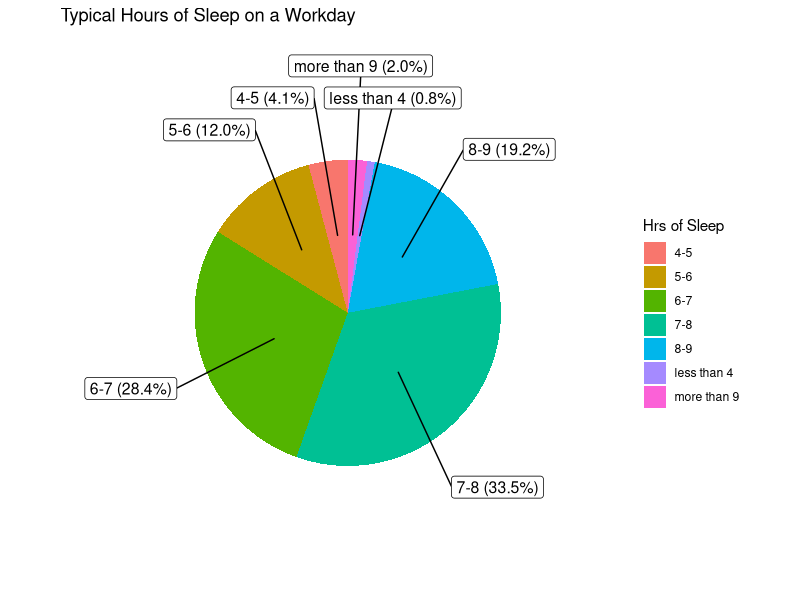
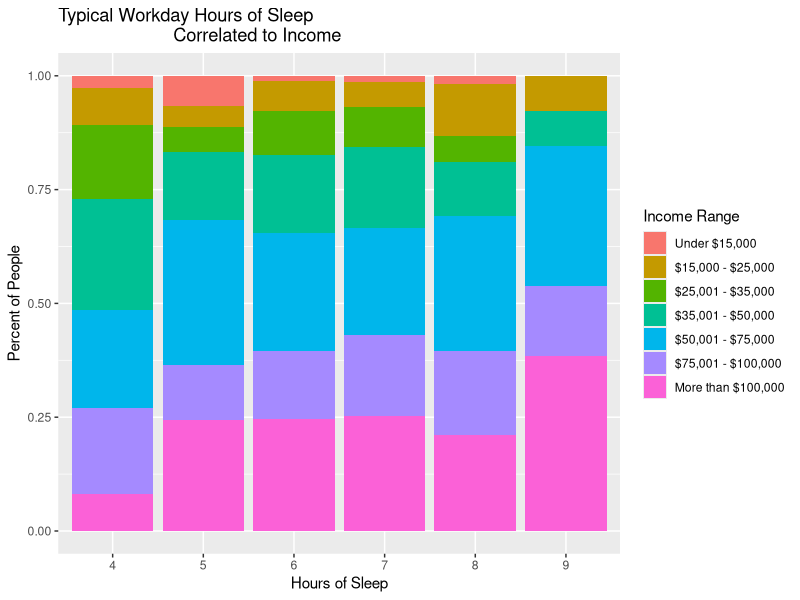
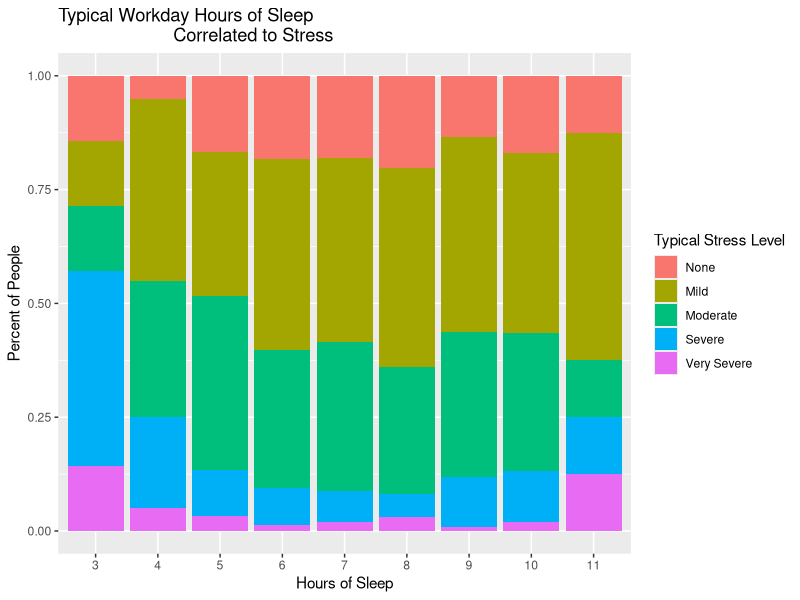

The R script that drew these images, in order:
performance <- read.csv("data/workplace_sleep.csv",
  header = TRUE,
  stringsAsFactors = FALSE
)
pain <- read.csv("data/sleep_and_pain.csv",
  header = TRUE,
  stringsAsFactors = FALSE
)
library("dplyr")
library("ggplot2")
library(scales)
library(ggrepel)

# Translates columns of #s into corresponding answer strings.
# Makes the asix descriptive
translate <- function(col, level_col) {
  for (i in seq(1, length(col))) {
    col[i] <- level_col[as.numeric(col[i])]
  }
  return(col)
}

# Function that graphs two categorical variables based on given
# information
graph_two_categoricals <- function(x, fill, x_level, fill_level,
                                   title, x_label, fill_label) {
  fill <- translate(fill, fill_level)

  df <- data.frame(x, fill)

  ggplot(df, aes(
    factor(x, level = x_level),
    ..count..
  )) +
    geom_bar(aes(
      fill = factor(fill,
        level = fill_level
      )
    ), position = "fill") +
    labs(
      title = title,
      x = x_label,
      y = "Percent of People"
    ) +
    guides(fill = guide_legend(title = fill_label))
}




# Hours of sleep frequency Pie chart (performance)____________________

hours_of_sleep_freq <- performance %>%
  select(q7h) %>%
  filter(q7h <= 11) %>%
  group_by(q7h) %>%
  summarize(
    freq = length(q7h)
  )

take_sum <- function(col) {
  sum(hours_of_sleep_freq[col, "freq"])
}

intervaled_freq <- c(
  take_sum(c(9, 10, 11)), take_sum(c(1, 2, 3)), take_sum(8),
  take_sum(7), take_sum(6), take_sum(5), take_sum(4)
)

ranges <- c(
  "more than 9", "less than 4", "8-9", "7-8", "6-7",
  "5-6", "4-5"
)
counts <- c(
  0, intervaled_freq[1], sum(intervaled_freq[1:2]),
  sum(intervaled_freq[1:3]), sum(intervaled_freq[1:4]),
  sum(intervaled_freq[1:5]), sum(intervaled_freq[1:6])
)

sleep_ranges_initial <- c(1:sum(intervaled_freq))

for (i in seq(1, length(intervaled_freq))) {
  for (j in seq(1, intervaled_freq[i])) {
    sleep_ranges_initial[j + counts[i]] <- ranges[i]
  }
}

sleep_ranges <- data.frame(ranges = sleep_ranges_initial)

sleep_ranges <- sleep_ranges %>%
  group_by(ranges) %>%
  count() %>%
  ungroup() %>%
  mutate(per = `n` / sum(`n`)) %>%
  arrange(desc(ranges))

sleep_ranges$label <- paste0(
  ranges, " (",
  scales::percent(sleep_ranges$per), ")"
)

ggplot(data = sleep_ranges) +
  geom_bar(aes(x = "", y = per, fill = ranges),
    stat = "identity", width = 1
  ) +
  coord_polar("y", start = 0) +
  theme_void() +
  geom_label_repel(aes(
    x = 1,
    y = cumsum(per) - per / 2,
    label = label
  ),
  size = 4,
  show.legend = F,
  nudge_x = 1
  ) +
  guides(fill = guide_legend(title = "Hrs of Sleep")) +
  labs(title = "Typical Hours of Sleep on a Workday")

# Percent of people that get less than 8 hrs of sleep (79%)

percent_less_than_8 <- sum(
  intervaled_freq[4:7],
  intervaled_freq[2]
) / sum(intervaled_freq)





# Hours of sleep correlated to income (performance data)___________


hrs_income <- performance %>%
  filter(q7h <= 9, q7h >= 4, d8 <= 7)

hrs <- sapply(hrs_income$q7h, toString)

income_range <- sapply(hrs_income$d8, toString)

hrs_level <- c(
  "1", "2", "3", "4", "5", "6", "7",
  "8", "9", "10", "11"
)

income_level <- c(
  "Under $15,000", "$15,000 - $25,000",
  "$25,001 - $35,000", "$35,001 - $50,000",
  "$50,001 - $75,000", "$75,001 - $100,000",
  "More than $100,000"
)
graph_two_categoricals(
  hrs, income_range, hrs_level,
  income_level,
  "Typical Workday Hours of Sleep
                       Correlated to Income",
  "Hours of Sleep",
  "Income Range"
)

# Interesting stat, chance of making more than 75,000 on 5 and 8
# hours of sleep on workdays

high_money_count <- hrs_income %>%
  filter(d8 >= 6) %>%
  summarize(
    total = length(d8)
  ) %>%
  pull(total)

chance_7 <- hrs_income %>%
  filter(d8 >= 6, q7h == 7) %>%
  summarize(
    chance = length(d8) / high_money_count
  )

chance_5 <- hrs_income %>%
  filter(d8 >= 6, q7h == 5) %>%
  summarize(
    chance = length(d8) / high_money_count
  )

diff_5_to_7 <- chance_7 - chance_5

# hours of sleep correlated to stress levels ________________

# Q6_HoursB
# Q13_b

hrs_stress <- pain %>%
  filter(Q6_HoursB <= 11, Q6_HoursB >= 3, Q13_b <= 5, Q13_b >= 1)

hrs2 <- sapply(hrs_stress$Q6_HoursB, toString)

stress <- sapply(hrs_stress$Q13_b, toString)

hrs2_level <- c(
  "1", "2", "3", "4", "5", "6", "7",
  "8", "9", "10", "11", "12"
)

stress_level <- c("None", "Mild", "Moderate", "Severe", "Very Severe")

graph_two_categoricals(
  hrs2, stress, hrs2_level, stress_level,
  "Typical Workday Hours of Sleep
                       Correlated to Stress",
  "Hours of Sleep",
  "Typical Stress Level"
)

# #Symptoms from lack of sleep in the workplace bar chart
# (performance)___________________

# take_4_5 <- function(dat, col) {
#   filtered <- dat %>%
#     select(col) %>%
#     filter(dat[,col] == 4 | dat[,col] == 5)
# }
#
# effectsA <- nrow(take_4_5(performance, "q44a"))
# effectsB <- nrow(take_4_5(performance, "q44b"))
# effectsC <- nrow(take_4_5(performance, "q44c"))
# effectsD <- nrow(take_4_5(performance, "q44d"))
# effectsE <- nrow(take_4_5(performance, "q44e"))
# effectsF <- nrow(take_4_5(performance, "q44f"))
# effectsG <- nrow(take_4_5(performance, "q44g"))
# effectsH <- nrow(take_4_5(performance, "q44h"))
#
# freq_sleep_effects <- c(effectsA, effectsB, effectsC, effectsD,
#                         effectsE, effectsF, effectsG, effectsH)
#
# names <- c("Find it difficult to concentrate",
# "Have trouble organizing work",
# "Become impatient with others",
# "Avoid interactions with others",
# "Become bored at work",
# "Have to do a job over due to mistakes",
# "Notice your productivity was lower than expected",
# "Fail to finish assigned tasks")
#
# sleep_effects <- data.frame(freq_sleep_effects, names)
#
# ggplot(sleep_effects,
#   mapping = aes(
#     x = factor(names, level = names),
#     y = freq_sleep_effects
#   )
# ) +
#   geom_col() +
#   coord_flip() +
#   labs(
#     title = "The Effects of Sleep on Work Life",
#     y = "Number of People",
#     x = "Consequences from Lack of Sleep"
#   )
